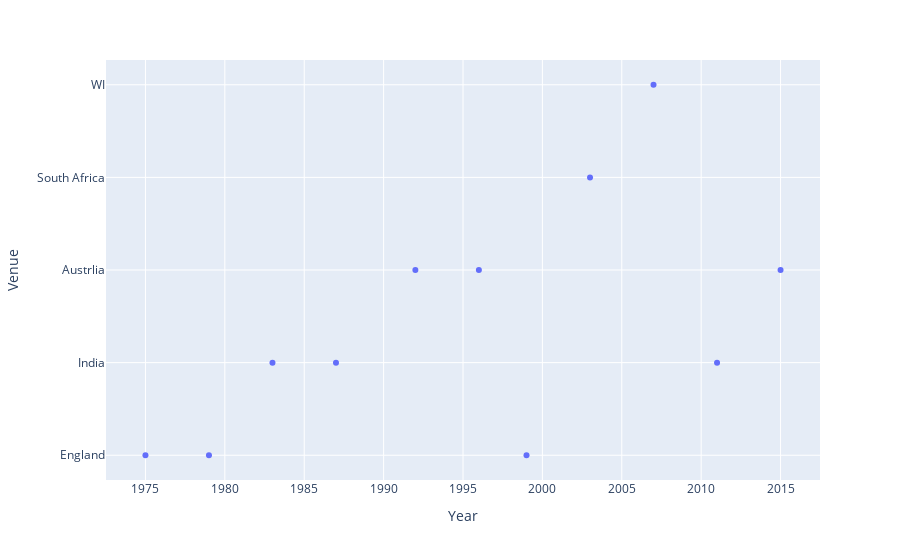

Notebook code for this chart:
### Code cell
#year wise host
import plotly.express as go
import pandas as pd
std2=pd.read_excel('book3.xlsx')
print(std2)
fig = go.scatter(std2,x="Year",y="Venue")

fig.show()

### Figure 1 — Plotly figure (JSON) as saved in the notebook; plotly's stock layout.template omitted (floating-point values rounded to 4 significant figures)
{"data": [{"hovertemplate": "Year=%{x}<br>Venue=%{y}<extra></extra>", "legendgroup": "", "marker": {"color": "#636efa", "symbol": "circle"}, "mode": "markers", "name": "", "orientation": "h", "showlegend": false, "type": "scatter", "x": [1975, 1979, 1983, 1987, 1992, 1996, 1999, 2003, 2007, 2011, 2015], "xaxis": "x", "y": ["England", "England", "India", "India", "Austrlia", "Austrlia", "England", "South Africa", "WI", "India", "Austrlia"], "yaxis": "y"}], "layout": {"legend": {"tracegroupgap": 0}, "margin": {"t": 60}, "xaxis": {"anchor": "y", "domain": [0, 1], "title": {"text": "Year"}}, "yaxis": {"anchor": "x", "domain": [0, 1], "title": {"text": "Venue"}}}}
